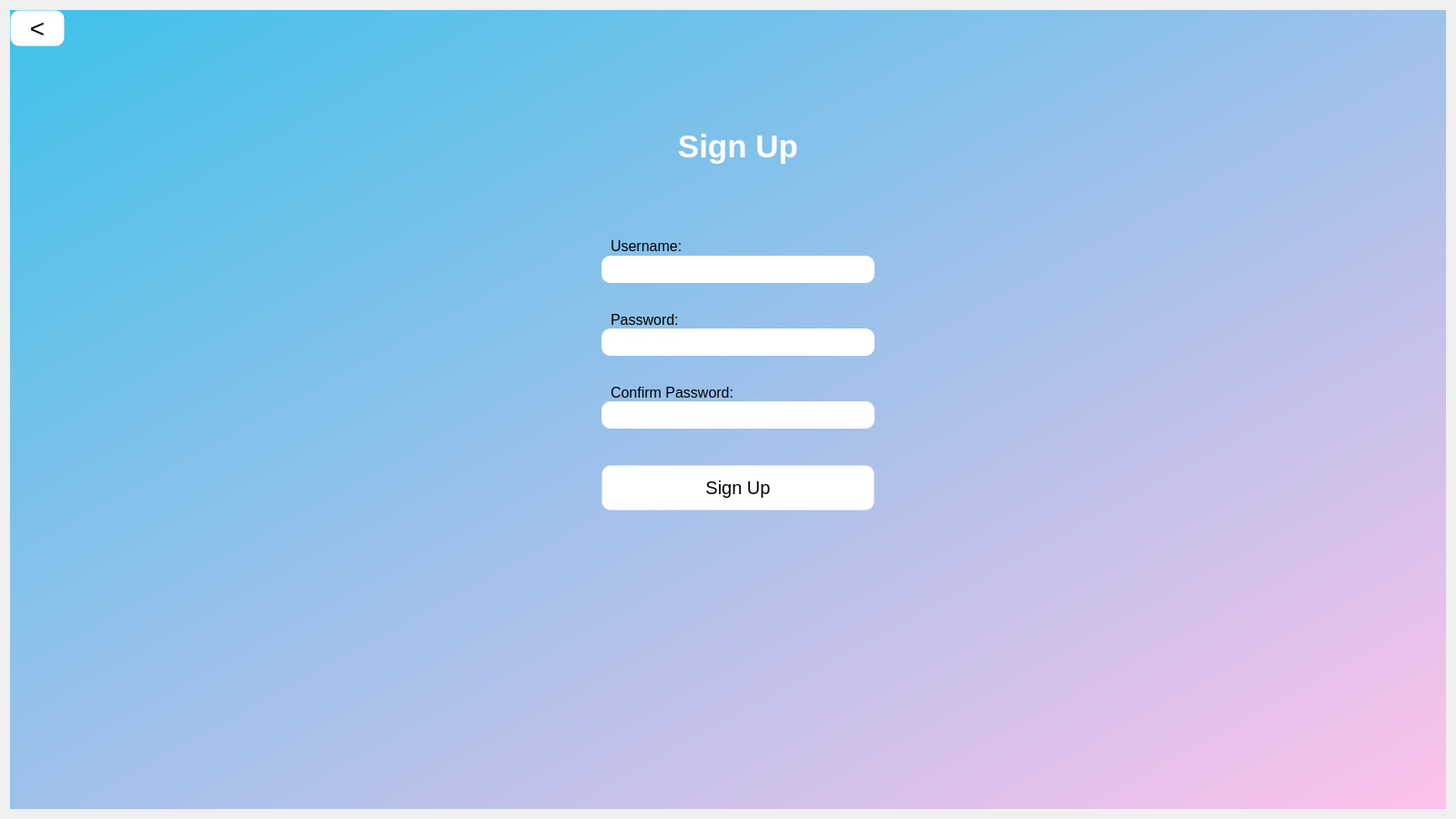
<?xml version="1.0" encoding="UTF-8"?>
<ui version="4.0">
 <class>Dialog</class>
 <widget class="QDialog" name="Dialog">
  <property name="geometry">
   <rect>
    <x>0</x>
    <y>0</y>
    <width>1600</width>
    <height>900</height>
   </rect>
  </property>
  <property name="windowTitle">
   <string>Dialog</string>
  </property>
  <layout class="QVBoxLayout" name="verticalLayout_2">
   <item>
    <widget class="QWidget" name="bg_widget" native="true">
     <property name="styleSheet">
      <string notr="true">QWidget#bg_widget{
background-color: qlineargradient(spread:pad, x1:0, y1:0, x2:1, y2:1, stop:0 rgba(63, 193, 234, 255), stop:1 rgba(255, 193, 234, 255));
}</string>
     </property>
     <widget class="QWidget" name="verticalWidget" native="true">
      <property name="geometry">
       <rect>
        <x>625</x>
        <y>100</y>
        <width>350</width>
        <height>100</height>
       </rect>
      </property>
      <layout class="QVBoxLayout" name="verticalLayout">
       <item>
        <widget class="QLabel" name="label">
         <property name="styleSheet">
          <string notr="true">font: 75 25pt &quot;Ubuntu&quot;;</string>
         </property>
         <property name="text">
          <string>&lt;html&gt;&lt;head/&gt;&lt;body&gt;&lt;p align=&quot;center&quot;&gt;&lt;span style=&quot; font-size:26pt; font-weight:600; color:#ffffff;&quot;&gt;Sign Up&lt;/span&gt;&lt;/p&gt;&lt;/body&gt;&lt;/html&gt;</string>
         </property>
        </widget>
       </item>
      </layout>
     </widget>
     <widget class="QPushButton" name="signup_button">
      <property name="geometry">
       <rect>
        <x>650</x>
        <y>500</y>
        <width>300</width>
        <height>50</height>
       </rect>
      </property>
      <property name="styleSheet">
       <string notr="true">background-color: rgb(255, 255, 255);
border-width: 1px;
border-style: solid;
border-radius: 10px;
font-size: 20px;</string>
      </property>
      <property name="text">
       <string>Sign Up</string>
      </property>
     </widget>
     <widget class="QLineEdit" name="username_line_edit">
      <property name="geometry">
       <rect>
        <x>650</x>
        <y>270</y>
        <width>300</width>
        <height>30</height>
       </rect>
      </property>
      <property name="styleSheet">
       <string notr="true">background-color: #fff;
border-width: 0px;
border-style: solid;
border-radius: 10px;
font-size: 20px;
padding-left: 10px;</string>
      </property>
     </widget>
     <widget class="QLineEdit" name="password_line_edit">
      <property name="geometry">
       <rect>
        <x>650</x>
        <y>350</y>
        <width>300</width>
        <height>30</height>
       </rect>
      </property>
      <property name="styleSheet">
       <string notr="true">background-color: rgb(255, 255, 255);
border-width: 0px;
border-style: solid;
border-radius: 10px;
font-size: 20px;
padding-left: 10px;</string>
      </property>
     </widget>
     <widget class="QLabel" name="label_2">
      <property name="geometry">
       <rect>
        <x>660</x>
        <y>250</y>
        <width>80</width>
        <height>20</height>
       </rect>
      </property>
      <property name="styleSheet">
       <string notr="true">color: black;
font-size: 16px;</string>
      </property>
      <property name="text">
       <string>&lt;html&gt;&lt;head/&gt;&lt;body&gt;&lt;p&gt;&lt;span&gt;Username:&lt;/span&gt;&lt;/p&gt;&lt;/body&gt;&lt;/html&gt;</string>
      </property>
     </widget>
     <widget class="QLabel" name="label_3">
      <property name="geometry">
       <rect>
        <x>660</x>
        <y>330</y>
        <width>80</width>
        <height>20</height>
       </rect>
      </property>
      <property name="styleSheet">
       <string notr="true">color: black;
font-size: 16px;</string>
      </property>
      <property name="text">
       <string>Password:</string>
      </property>
     </widget>
     <widget class="QLabel" name="warning_label">
      <property name="geometry">
       <rect>
        <x>656</x>
        <y>470</y>
        <width>291</width>
        <height>20</height>
       </rect>
      </property>
      <property name="styleSheet">
       <string notr="true">color: red;
font: 25 12pt &quot;Umpush&quot;;</string>
      </property>
      <property name="text">
       <string>&lt;html&gt;&lt;head/&gt;&lt;body&gt;&lt;p align=&quot;center&quot;&gt;&lt;br/&gt;&lt;/p&gt;&lt;/body&gt;&lt;/html&gt;</string>
      </property>
     </widget>
     <widget class="QLabel" name="label_4">
      <property name="geometry">
       <rect>
        <x>660</x>
        <y>410</y>
        <width>141</width>
        <height>20</height>
       </rect>
      </property>
      <property name="styleSheet">
       <string notr="true">color: black;
font-size: 16px;</string>
      </property>
      <property name="text">
       <string>Confirm Password:</string>
      </property>
     </widget>
     <widget class="QLineEdit" name="password_conf_line_edit">
      <property name="geometry">
       <rect>
        <x>650</x>
        <y>430</y>
        <width>300</width>
        <height>30</height>
       </rect>
      </property>
      <property name="styleSheet">
       <string notr="true">background-color: rgb(255, 255, 255);
border-width: 0px;
border-style: solid;
border-radius: 10px;
font-size: 20px;
padding-left: 10px;</string>
      </property>
     </widget>
     <widget class="QPushButton" name="back">
      <property name="geometry">
       <rect>
        <x>0</x>
        <y>0</y>
        <width>60</width>
        <height>40</height>
       </rect>
      </property>
      <property name="styleSheet">
       <string notr="true">background-color: rgb(255, 255, 255);
border-width: 1px;
border-style: solid;
border-radius: 10px;
font-size: 28px;</string>
      </property>
      <property name="text">
       <string>&lt;</string>
      </property>
     </widget>
    </widget>
   </item>
  </layout>
 </widget>
 <tabstops>
  <tabstop>username_line_edit</tabstop>
  <tabstop>password_line_edit</tabstop>
  <tabstop>password_conf_line_edit</tabstop>
  <tabstop>signup_button</tabstop>
  <tabstop>back</tabstop>
 </tabstops>
 <resources/>
 <connections/>
</ui>
